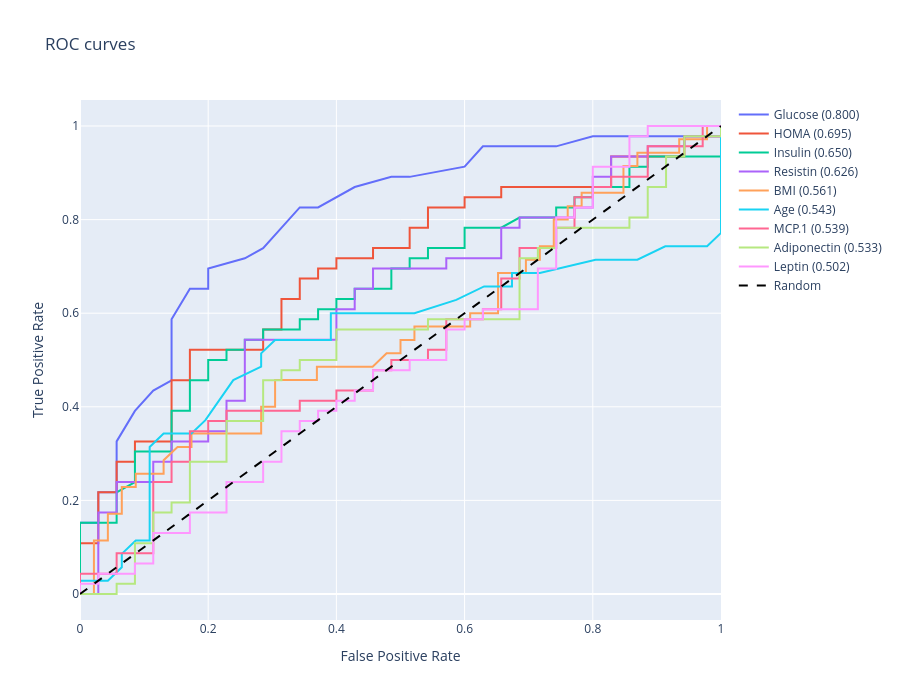

This figure's notebook cell:
### Markdown cell above
#### ROC-AUC

### Code cell
# ROC-AUC Analysis for feature ranking
# Evaluates each feature's individual classification power
y = train_data[LABELS_KEY].to_numpy()
features = [c for c in train_data.columns if c != LABELS_KEY]

roc_list = []
for f in features:
    x = train_data[f].to_numpy()
    
    # Compute ROC curve for this feature alone
    fpr, tpr, _ = roc_curve(y, x, pos_label=2)
    a = float(auc(fpr, tpr))
    
    # Ensure AUC >= 0.5 (flip if needed)
    if a < 0.5:
        a = 1.0 - a
        fpr, tpr = tpr, fpr
    
    roc_list.append((f, fpr, tpr, a))

# Sort features by AUC (descending)
roc_sorted = sorted(roc_list, key=lambda r: r[3], reverse=True)

# Plot top K ROC curves
K = min(9, len(roc_sorted))
fig = go.Figure()

for feat, fpr, tpr, a in roc_sorted[:K]:
    fig.add_trace(go.Scatter(
        x=fpr, y=tpr, mode='lines',
        name=f"{feat} (AUC={a:.3f})",
        line=dict(width=2)
    ))

# Add diagonal reference line (random classifier)
fig.add_trace(go.Scatter(
    x=[0, 1], y=[0, 1], mode='lines',
    line=dict(dash='dash', color='black'),
    name='Random (AUC=0.5)'
))

fig.update_layout(
    title=f'ROC Curves - Top {K} Features',
    xaxis_title='False Positive Rate',
    yaxis_title='True Positive Rate',
    height=700
)
fig.show()

print("\nTop features by AUC:")
for feat, _, _, a in roc_sorted[:10]:
    print(f' - {feat}: {a:.3f}')
